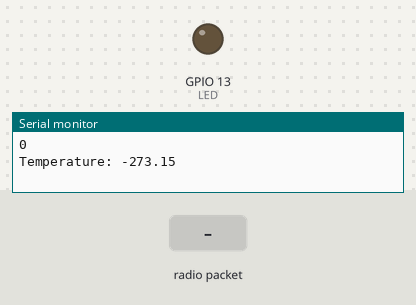
Bench run of a sketch on a simulated ESP32. Parts: output pins drawn as LEDs (lit = HIGH), the last lines printed to the serial monitor. Inputs (shaded band) come from the test bench. No radio packets arrive unless stated; pins used as bus, display or sensor lines are not drawn.

Above: at 1.3 s.
1.4 s: radio packet "1" arrives
At 2.61 s:
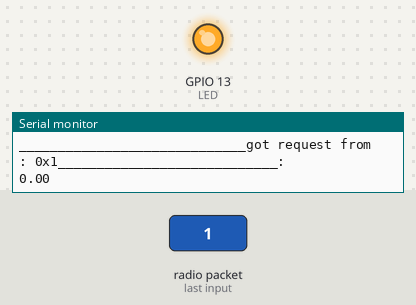
Timing chart, 0 to 4.4 s (numbered marks = the images above; inputs shaded):
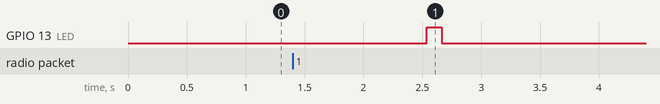

Measured:
- after the input at 1.4 s, GPIO 13 (LED): LOW → HIGH after 1.1 s, → LOW 0.13 s later

The sketch:

Received_T_Reliable_server.ino
```cpp
// Feather9x_RX
// -*- mode: C++ -*-
// Example sketch showing how to create a simple messaging client (receiver)
// with the RH_RF95 class. RH_RF95 class does not provide for addressing or
// reliability, so you should only use RH_RF95 if you do not need the higher
// level messaging abilities.
// It is designed to work with the other example Feather9x_TX

#include "Arduino.h"
#include "RFM95_Received.h"
#include "MCP42050.h"


void setup()
{
 //Serial.begin(9600);
 RFM_95_init();
 MCP42050_init();

}

void loop()
{
  // only received message when transmit
  //RFM_95_received();
  //RFM_95_received_with_key();
  MCP42050_Resistor_out();
  delay(1000);

}
```

MCP42050.cpp
```cpp
/*-------------------------------------------
  RFM95  MCP42050 Read
  Lora feather32u4
  Trung Nguyen 2021
  version 1.00 - 07/05/2021

  --------------------------------------------*/

#ifndef MCP42050_CPP
#define MCP42050_CPP
#include "MCP42050.h"
#include <SPI.h>
#include "RFM95_Received.h"

// private function

const byte csPin           = 5                                                                                                                                                                                                                                                                                                                                                                      ;       // MCP42100 chip select pin
const int  maxPositions    = 256;     // wiper can move from 0 to 255 = 256 positions
//const long rAB             = 50000;  // 50k pot resistance between terminals A and B
const long rAB             = 100000;  // 100k pot resistance between terminals A and B
const byte rWiper          = 125;     // 125 ohms pot wiper resistance
const byte pot0            = 0x11;    // pot0 addr
const byte pot1            = 0x12;    // pot1 addr
const byte potBoth         = 0x13;    // pot0 and pot1 simultaneous addr
const byte pot0Shutdown    = 0x21;    // pot0 shutdown
const byte pot1Shutdown    = 0x22;    // pot1 shutdown
const byte potBothShutdown = 0x23;    // pot0 and pot1 simultaneous shutdown

void MCP42050_init() {

  Serial.begin(9600);

  digitalWrite(csPin, HIGH);        // chip select default to de-selected
  pinMode(csPin, OUTPUT);           // configure chip select as output
  SPI.begin();

  Serial.println("MCP42100 Demo");
  Serial.println("First pot1 wiper moves from min to max in approx. 25% increments.");
  Serial.println("Then pot0 wiper moves from min to max and max to min in single increments");
  Serial.println();

}

float prev_a;
float a ;

void MCP42050_Resistor_out() {

  float x = RFM_95_received_with_key();
  //Serial.println(x);

  if (x >= 3500 && x <= 29000) {
    a = x;
    prev_a = a;
    Serial.print("value of a:");
    Serial.println(a);
    Serial.print("Got resistor value from remote device: ");
  }
  else {
    a = prev_a;
    //x = 10000;
    x = a;
    Serial.print("value of a:");
    Serial.println(a);
    Serial.println("Reading error set x to previous or default value 10000 ohm at 25 degree");
  }


  Serial.println(x);
  //Serial.print("RSSI: ");

  //resistanceWB = ((rAB * pos) / maxPositions ) + rWiper;
  // rwiper = 161
  int pos = (x - rWiper) * maxPositions / rAB;
  //pos = pos + 2
  setPotWiper(pot0, pos + 0);
  setPotWiper(pot1, pos + 1);
  Serial.println(pos);

  float c1 = 1.009249522e-03, c2 = 2.378405444e-04, c3 = 2.019202697e-07;
  //int Vo = analogRead(THERMISTOR_PIN);
  float R1 = 9820;
  //float R2 = R1 * (1023.0 / (float)Vo - 1.0);
  float logR2 = log(x);
  float T = (1.0 / (c1 + c2 * logR2 + c3 * logR2 * logR2 * logR2));
  float Tc = T - 273.15;
  //float Tf = (Tc * 9.0)/ 5.0 + 32.0;

  Serial.print("Temperature: ");
  Serial.println(Tc);
  //Serial.println(R2);

}

void setPotWiper(int addr, int pos) {
  // add function to limit the pos to 170 (30k) for 50k pot
  // add function to limit the pos to 80 (30k) for 1000k pot
  if (pos > 80) {

    pos = 80;
  }
  else {
    pos = pos;
  }
  pos = constrain(pos, 0, 80);            // limit wiper setting to range of 0 to 255

  digitalWrite(csPin, LOW);                // select chip
  SPI.transfer(addr);                      // configure target pot with wiper position
  SPI.transfer(pos);
  digitalWrite(csPin, HIGH);               // de-select chip
  // add function to limit the pos to 170
  // print pot resistance between wiper and B terminal
  //long Rwa= (100*10^3)*(256-255)/256 + 125;
  long resistanceWB = ((rAB * pos) / maxPositions ) + rWiper;
  Serial.print("Wiper position: ");
  Serial.print(pos);
  Serial.print(" Resistance wiper to B terminal: ");
  Serial.print(resistanceWB);
  Serial.println(" ohms");

}

#endif //
```

MCP42050.h
```cpp
/*-------------------------------------------------------------
  RFM95 MCP42050 Read
  Lora feather32u4
  Trung Nguyen
  version 1.00 - 05/07/2021
--------------------------------------------------------------*/


#ifndef __MCP42050_h
#define __MCP42050_h
//#include <SPI.h>


void MCP42050_init();

void MCP42050_Resistor_out();

void setPotWiper(int addr, int pos);


#endif //
```

RFM95_Received.cpp
```cpp
/*-------------------------------------------
  RFM95 Transmit
  Lora feather32u4
  Trung Nguyen 2021
  version 1.00 - 07/05/2021

  --------------------------------------------*/

#ifndef RFM95_Received_CPP
#define RFM95_Received_CPP
#include "RFM95_Received.h"
#include <SPI.h>
#include <RH_RF95.h>
//#include "MCP42050.h"
#include <RHReliableDatagram.h>

//#include "Arduino.h"

// private function
#define CLIENT_ADDRESS 1234
#define SERVER_ADDRESS 112233


// Change to 434.0 or other frequency, must match RX's freq!
#define RF95_FREQ 915.0

// Singleton instance of the radio driver
RH_RF95 driver(RFM95_CS, RFM95_INT); // Rocket Scream Mini Ultra Pro with the RFM95W
// Blinky on receipt
#define LED 13

// Class to manage message delivery and receipt, using the driver declared above
RHReliableDatagram manager(driver, SERVER_ADDRESS);


// Need this on Arduino Zero with SerialUSB port (eg RocketScream Mini Ultra Pro)
//#define Serial SerialUSB

//

//const byte pot0            = 0x11;    // pot0 addr
//const byte pot1            = 0x12;    // pot1 addr

void RFM_95_init() {

  pinMode(LED, OUTPUT);
  pinMode(RFM95_RST, OUTPUT);
  digitalWrite(RFM95_RST, HIGH);

  Serial.println("LoRa Reliable data server");

  // manual reset
  //digitalWrite(RFM95_RST, LOW);
  //delay(10);
  //digitalWrite(RFM95_RST, HIGH);
  //delay(10);

  if (!manager.init())
    Serial.println("init failed");
  // Defaults after init are 434.0MHz, 13dBm, Bw = 125 kHz, Cr = 4/5, Sf = 128chips/symbol, CRC on

  // The default transmitter power is 13dBm, using PA_BOOST.
  // If you are using RFM95/96/97/98 modules which uses the PA_BOOST transmitter pin, then
  // you can set transmitter powers from 5 to 23 dBm:
  driver.setFrequency(434E6);
  driver.setTxPower(23, false);
  driver.setSignalBandwidth(41700);
  //driver.setSignalBandwidth(31250);
  driver.setCodingRate4(5);
  driver.setSpreadingFactor(7);
  // If you are using Modtronix inAir4 or inAir9,or any other module which uses the
  // transmitter RFO pins and not the PA_BOOST pins
  // then you can configure the power transmitter power for -1 to 14 dBm and with useRFO true.
  // Failure to do that will result in extremely low transmit powers.
  //  driver.setTxPower(14, true);
  // You can optionally require this module to wait until Channel Activity
  // Detection shows no activity on the channel before transmitting by setting
  // the CAD timeout to non-zero:
  //  driver.setCADTimeout(10000);
  Serial.println("Setup completed");
}


void RFM_95_received() {
  /*
       if (rf95.available())
    {
    // Should be a message for us now

    uint8_t buf[RH_RF95_MAX_MESSAGE_LEN];
    uint8_t len = sizeof(buf);

    if (rf95.recv(buf, &len))
    {
      digitalWrite(LED, HIGH);
      RH_RF95::printBuffer("Received: ", buf, len);
      Serial.print("Got resistor value from remote device: ");
      //Serial.println((char*)buf);
      // Convert received message to float.
      float x = *((float *)buf);

      Serial.println(x);
      Serial.print("RSSI: ");
      Serial.println(rf95.lastRssi(), DEC);

      //resistanceWB = ((rAB * pos) / maxPositions ) + rWiper;
      int pos = (x -161)*256/50000;
      //pos = pos + 2
      setPotWiper(pot0, pos +1);
      setPotWiper(pot1, pos +2);
      Serial.println(pos);

      float c1 = 1.009249522e-03, c2 = 2.378405444e-04, c3 = 2.019202697e-07;
      //int Vo = analogRead(THERMISTOR_PIN);
      float R1 = 9820;
      //float R2 = R1 * (1023.0 / (float)Vo - 1.0);
      float logR2 = log(x);
      float T = (1.0 / (c1 + c2*logR2 + c3*logR2*logR2*logR2));
      float Tc = T - 273.15;
      //float Tf = (Tc * 9.0)/ 5.0 + 32.0;

      Serial.print("Temperature: ");
      //Serial.print(Tf);
      //Serial.print(" F; ");
      Serial.println(Tc);
      //Serial.println(R2);
      // Send a reply
      uint8_t data[] = "And hello back to you";
      rf95.send(data, sizeof(data));
      rf95.waitPacketSent();
      Serial.println("Sent a reply");
      digitalWrite(LED, LOW);
    }
    else
    {
      Serial.println("Receive failed");
    }
    }


  */

}


uint8_t data[] = "hello back to you";
// Dont put this on the stack:
uint8_t buf[RH_RF95_MAX_MESSAGE_LEN];

float RFM_95_received_with_key()
{

  if (manager.available())
  {
    digitalWrite(LED, HIGH);
    float x;
    //delay(1000); // Wait 1 second between transmits, could also 'sleep' here!
    // Wait for a message addressed to us from the client
    uint8_t len = sizeof(buf);
    uint8_t from;

    if (manager.recvfromAck(buf, &len, &from))
    {
      x = *((float *)buf);
      Serial.print("_____________________________got request from : 0x");
      Serial.print(from, HEX);
      Serial.print("____________________________");

      Serial.println(": ");
      //Serial.println((char*)buf);
      Serial.println(x);

      // Send a reply back to the originator client
      //myDriver.send((uint8_t *)(&myFloat), sizeof(myFloat)); // Send out ID + Sensor data to LoRa gateway
      //delay(1000); // Wait 1 second between transmits, could also 'sleep' here!
      if (!manager.sendtoWait(data, sizeof(data), from))
        Serial.println("sendtoWait failed");
    }
    digitalWrite(LED, LOW);

    return x;
  }
}


#endif // __ESP32_ADC_H
```

RFM95_Received.h
```cpp
/*-------------------------------------------------------------
  RFM95 Transmit
  Lora feather32u4
  Trung Nguyen
  version 1.00 - 05/07/2021
--------------------------------------------------------------*/


#ifndef __RFM95_Received_h
#define __RFM95_Received_h

//#include <SPI.h>
//#include <RH_RF95.h>

// for feather32u4
#define RFM95_CS 8
#define RFM95_RST 4
#define RFM95_INT 7

// Change to 434.0 or other frequency, must match RX's freq!
#define RF95_FREQ 915.0

// Singleton instance of the radio driver
//RH_RF95 rf95(RFM95_CS, RFM95_INT);

// Blinky on receipt
#define LED 13

void RFM_95_init();

void RFM_95_received();

float RFM_95_received_with_key();


// ------ Public variable -------------------------------------

#endif // __ESP32_ADC_H
```
